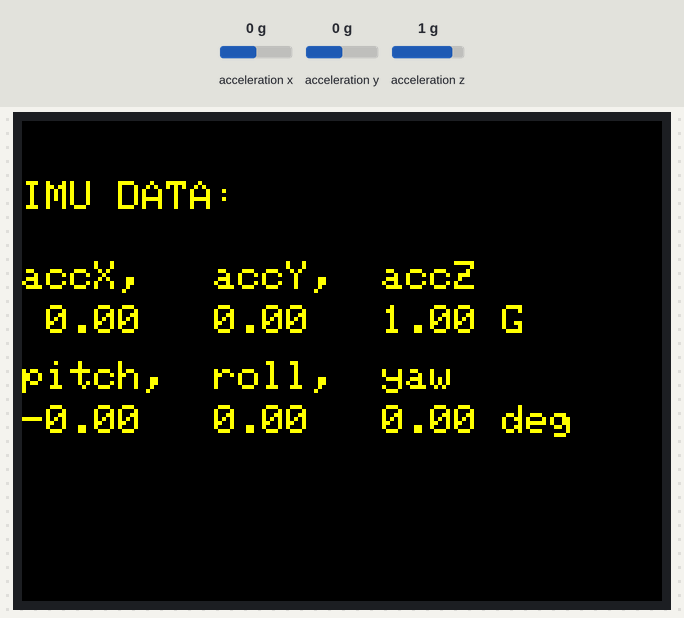
Simulated run of this sketch. Board: ESP32. Parts: 320×240 colour display. The inputs (shaded band) are chosen by the test bench; at power-on: acceleration x 0 g, acceleration y 0 g, acceleration z 1 g.

Above: at 1.3 s.
1.4 s: acceleration x set to -1.4 g
At 2.6 s:
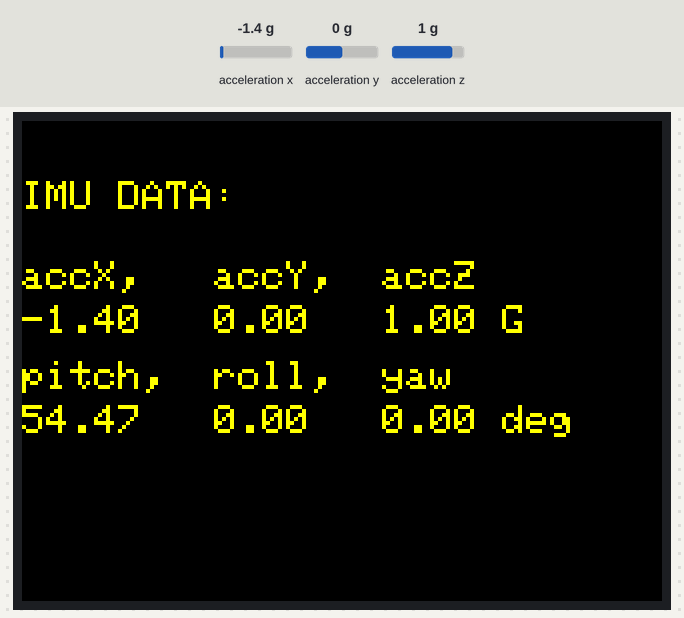
2.9 s: acceleration y set to -1.4 g
At 3.7 s:
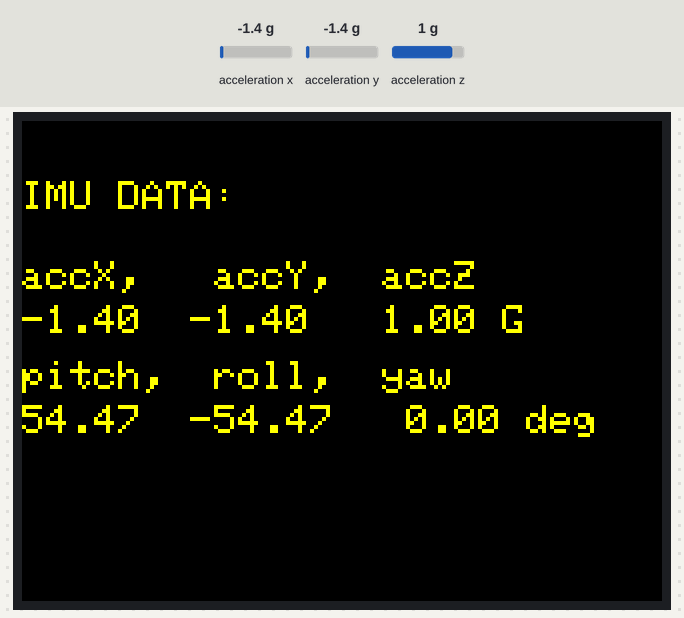
4.4 s: acceleration z set to -1.4 g
At 5.2 s:
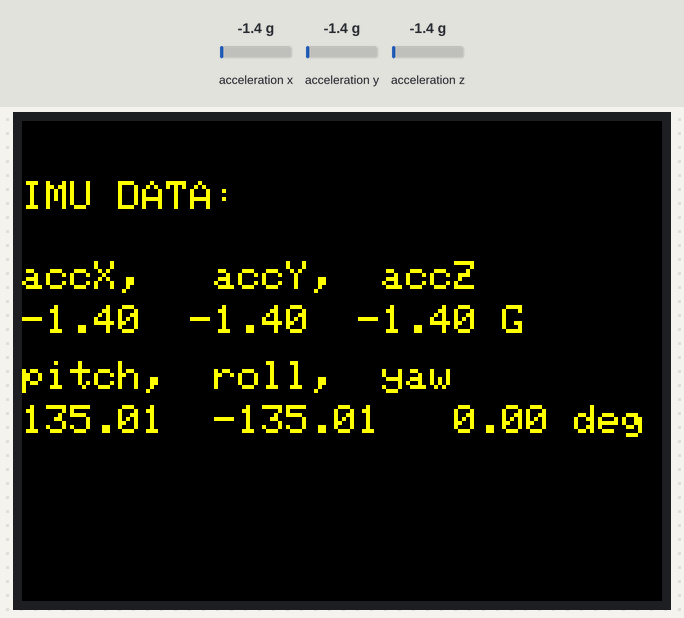
5.9 s: acceleration x set to -0.8 g
At 6.9 s:
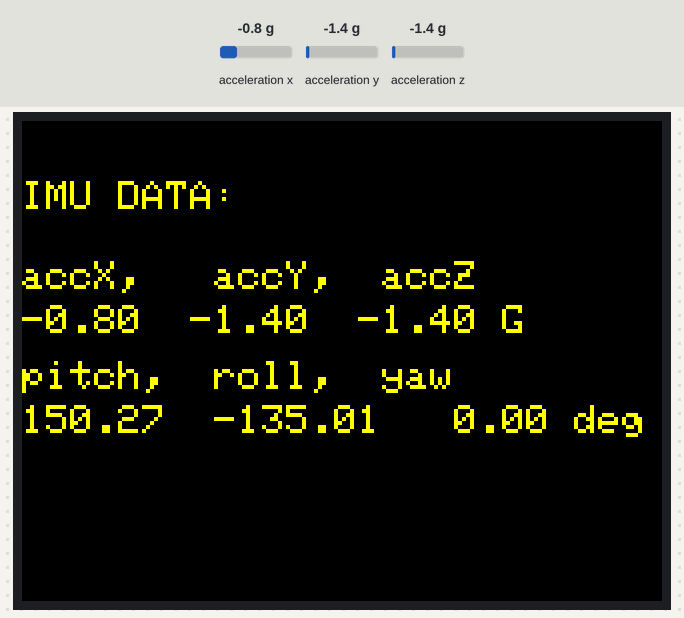
Timing chart, 0 to 8.4 s (numbered marks = the images above; inputs shaded):
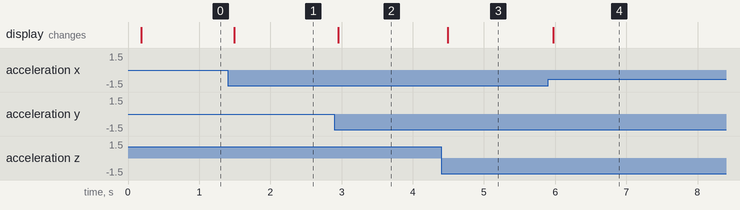

The sketch:

IMU.ino
```cpp
/*
Author: Juan M. Gandarias
Date: 03/11/2023
Description: ejemplo_IMU
*/

#include <M5Core2.h>

// IMU variables
float accX = 0.0F;
float accY = 0.0F;
float accZ = 0.0F;
float pitch = 0.0F;
float roll = 0.0F;
float yaw = 0.0F;

void setup()
{
	Serial.begin(115200);

	M5.begin();

	M5.IMU.Init(); // Init IMU sensor.

	M5.Lcd.setTextColor(YELLOW, BLACK); // Poner el color de texto en amaruillo
	M5.Lcd.setTextSize(2);				// Poner el tamaño de las letras en 2
}

void loop()
{
	// Get IMU Data
	M5.IMU.getAccelData(&accX, &accY, &accZ); // Get the triaxial accelerometer.
	M5.IMU.getAhrsData(&pitch, &roll, &yaw);  // Get the inertial sensor attitude.

	M5.Lcd.setCursor(0, 30);	  // Mover el cursor a la posición (x, y) = (30, 10)
	M5.Lcd.println("IMU DATA: "); // Escrbir en esa posición y salto de línea

	// //Print acc data
	M5.Lcd.setCursor(0, 70);
	M5.Lcd.print("accX,   accY,  accZ");
	M5.Lcd.setCursor(0, 92);
	M5.Lcd.printf("%5.2f  %5.2f  %5.2f G", accX, accY, accZ);

	// //Print orientation data
	M5.Lcd.setCursor(0, 120);
	M5.Lcd.print("pitch,  roll,  yaw");
	M5.Lcd.setCursor(0, 142);
	M5.Lcd.printf("%5.2f  %5.2f  %5.2f deg", pitch, roll, yaw);

	M5.update();
	delay(1000 / 25);
}
```

Measured:
- after the input at 1.4 s, the display: changes after 0.09 s (image 1)
- after the input at 2.9 s, the display: changes after 0.05 s (image 2)
- after the input at 4.4 s, the display: changes after 0.09 s (image 3)
- after the input at 5.9 s, the display: changes after 0.08 s (image 4)
